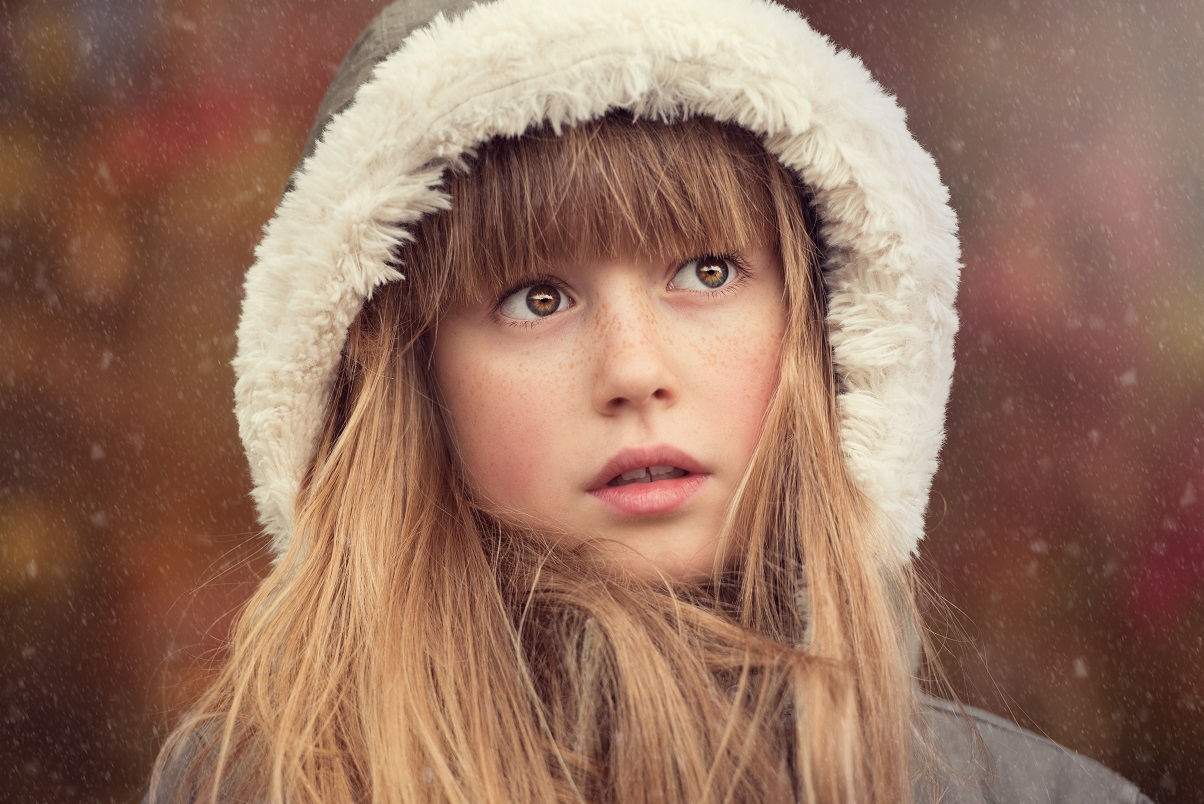
#> input picture openCV_projects/learn/personsmall.jpg, 1204 x 804 px, given in place of the camera
$ python changing_colorspaces.py
#> lines starting #> are read from the running program, lines starting #| are printed output that depends on the picture; after the words box and inside, x2 and y2 are one past the last pixel; in counts of white or black regions, pixels touching at a corner belong together
import cv2
import numpy as np

cam = cv2.VideoCapture(0)

while True:

    success, frame = cam.read()
#> frame is the input picture: shape (804, 1204, 3); mean B, G, R 94.8, 113, 149.2

    hsv = cv2.cvtColor(frame, cv2.COLOR_BGR2HSV)
#> hsv: shape (804, 1204, 3); mean H, S, V 13.5, 101.8, 149.2

    lower_green = np.array([0, 100, 50])
    upper_green = np.array([50, 220, 255])

    mask = cv2.inRange(hsv, lower_green, upper_green)
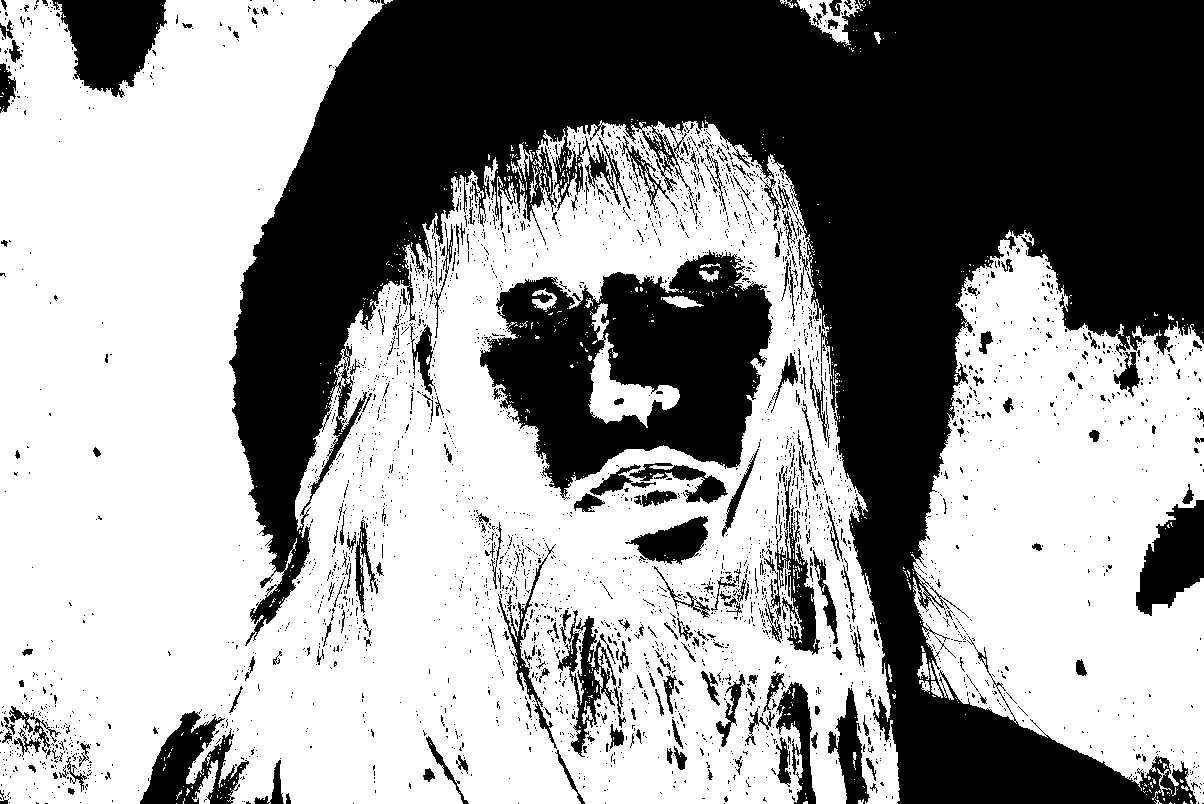
#> mask: shape (804, 1204); 59% white; 3245 black regions (2985 under 20 px), largest, box (x1, y1, x2, y2) and area: (229, 0, 1204, 804) 294356, (480, 250, 773, 500) 41427, (52, 0, 167, 98) 7150

    res = cv2.bitwise_and(frame, frame, mask=mask)
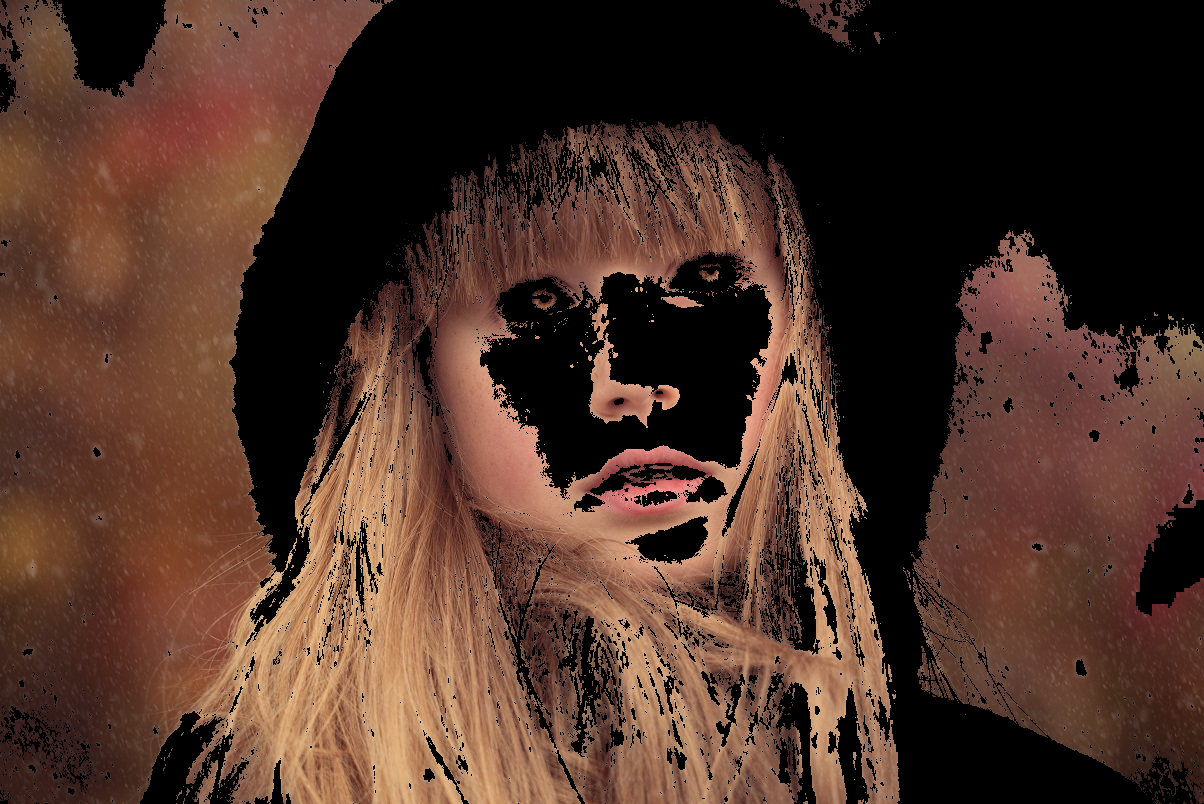
#> res: shape (804, 1204, 3); mean B, G, R 38.8, 50.2, 76.4

    cv2.imshow("original", frame)
    cv2.imshow("mask", mask)
    cv2.imshow("res", res)

    k = cv2.waitKey(5) & 0xFF
#> (key Esc is pressed here)
    if k == 27:
        break

cv2.destroyAllWindows()
cam.release()
